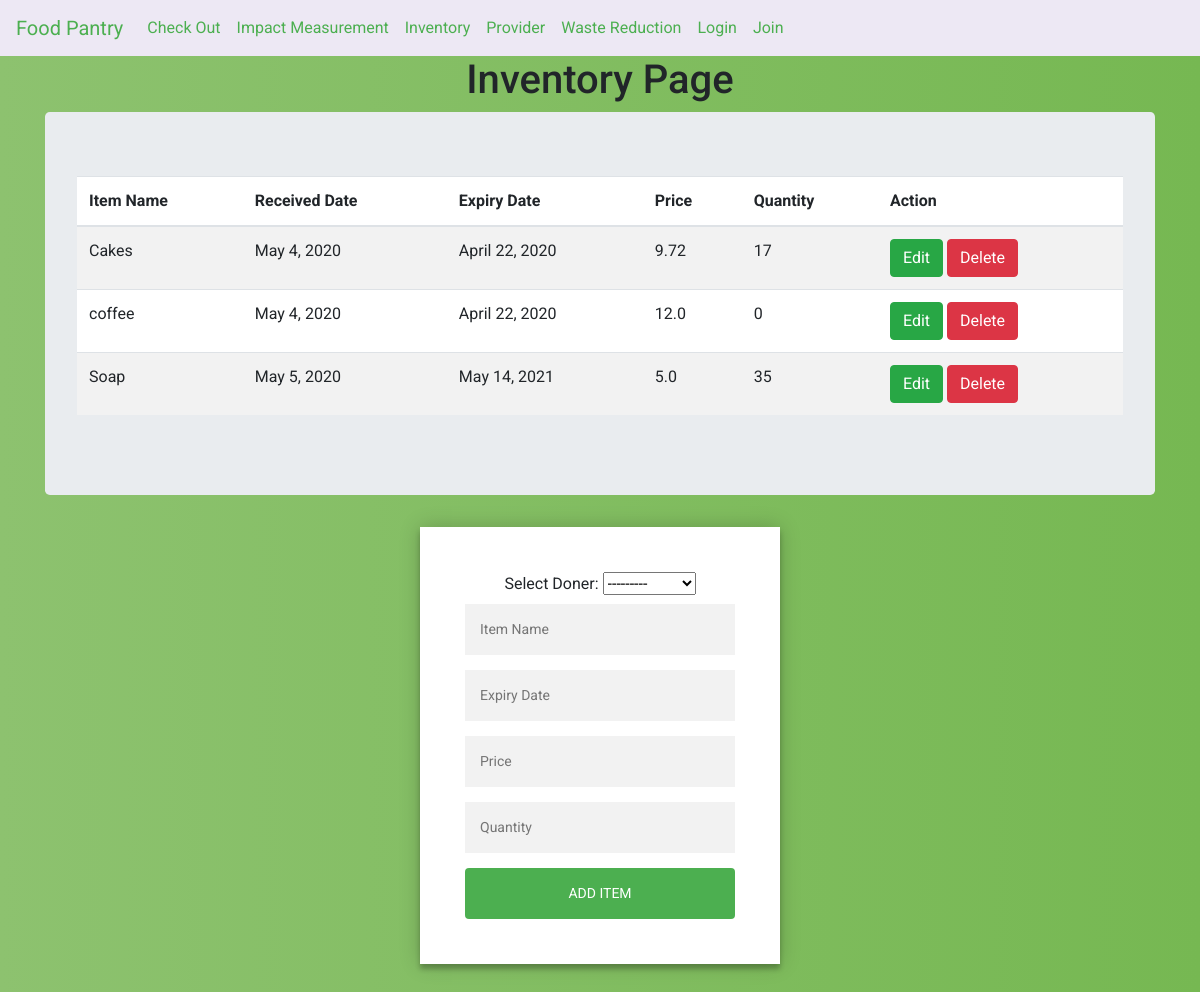
The app's page /inventory/, older data.
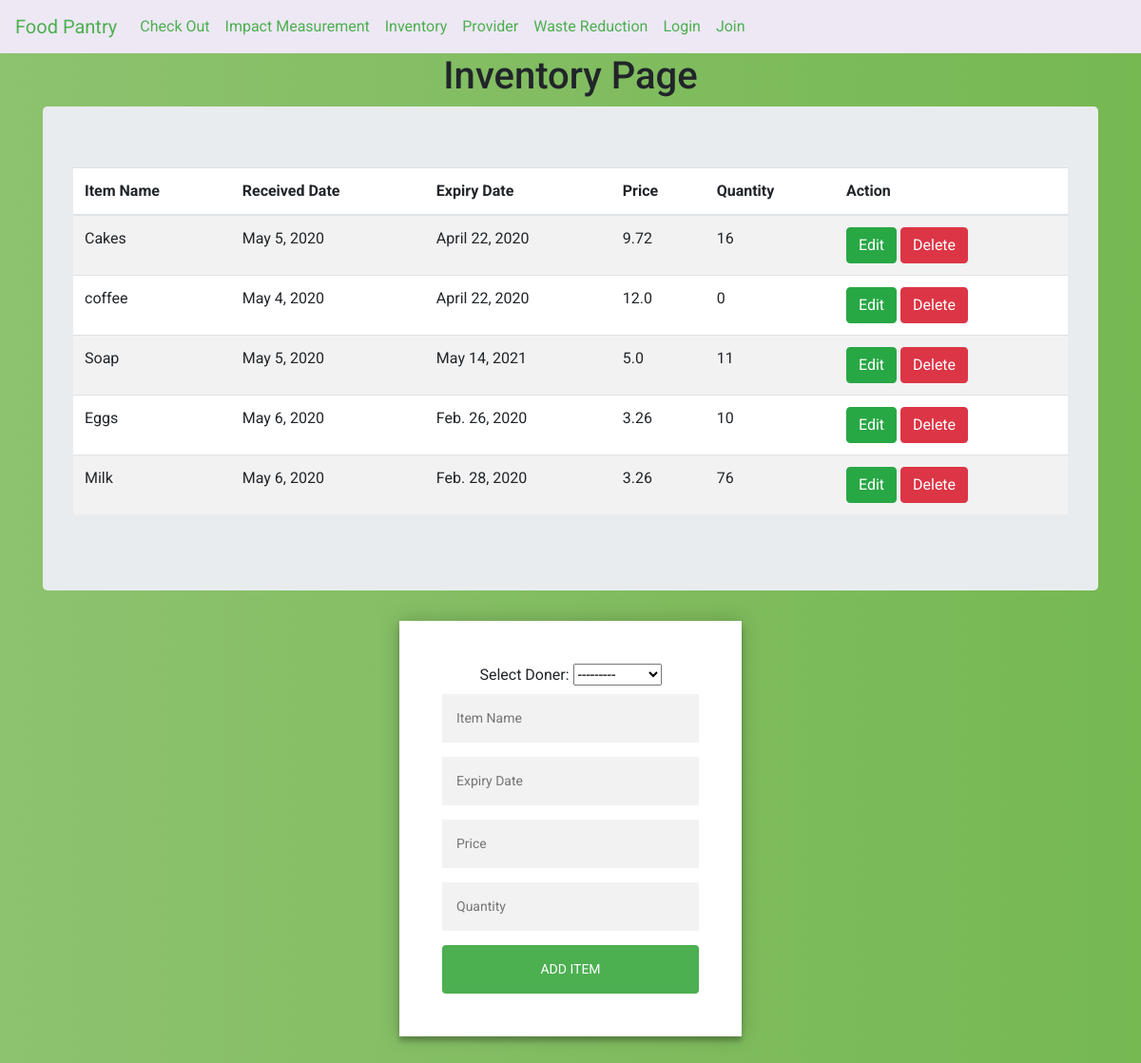
The same page, newer data.
### inventory/models.py (models this page shows, shortened)
class inventory(models.Model):
     donor = models.ForeignKey(provider, on_delete=models.CASCADE,related_name='donor')
     name = models.CharField(max_length=100)
     registration_D = models.DateField(auto_now=True)
     expiry_D = models.DateField()
     price = models.FloatField()
     quantity =  models.PositiveIntegerField()

### inventory/views.py (the view)
# urls.py: path('inventory/', inventory_views.inventory_view, name='inventory_view'),
def inventory_view(request):
	item = inventory.objects.all()
	item_data = inventory_form()
	if (request.method=="POST"):
			item_data = inventory_form(request.POST)
	if item_data.is_valid():
			item_data.save()
	context = {'item':item,'item_data':item_data}
	return render(request, 'inventory/inventory.html',context)

### inventory/forms.py
class inventory_form(forms.ModelForm):
    name = forms.CharField(widget=forms.TextInput(attrs={'placeholder': 'Item Name '}))
    expiry_D = forms.CharField(widget=forms.TextInput(attrs={'placeholder': 'Expiry Date '}))
    price = forms.CharField(widget=forms.TextInput(attrs={'placeholder': 'Price'}))
    quantity  = forms.CharField(widget=forms.TextInput(attrs={'placeholder': 'Quantity '}))
    class Meta():
	     model = inventory
	     fields = '__all__'

### provider/models.py (called while the page is built)
    def __str__(self):
          return self.donor_name

### templates/inventory/inventory.html (shortened to what this page needs)
<!DOCTYPE html>
<html>
<head>
	{% include "dashboard/shared_links.html" %}
</head>
<body>
	{% include "dashboard/navigation_bar.html" %}
<h1>Inventory Page</h1>
{% load static %}
<div class="container">
	<div class="jumbotron">
<table bgcolor="white" class="table table-striped">
  <thead>
    <tr>
      <th scope="col">Item Name</th>
      <th scope="col">Received Date</th>
      <th scope="col">Expiry Date</th>
      <th scope="col">Price</th>
	  <th scope="col">Quantity</th>
	  <th scope="col">Action</th>
    </tr>
  </thead>
  <tbody>
{% for each in item %}
    <tr>
    				<td>{{each.name}}</td>
					<td>{{each.registration_D}}</td>
					<td>{{each.expiry_D}}</td>
					<td>{{each.price}}</td>
					<td>{{each.quantity}}</td>
					    				<td>                        <a class="btn btn-success" href="{% url 'update' each.id %}">Edit</a>
					<a class="btn btn-danger" href="#" onclick="confirmDeleteModal({{each.id}})">Delete</a>
    				</td>
    	</tr>
		 		{% endfor %}
  </tbody>
</table>
	</div>
</div>
<div class="form">
	<form method="POST" action="/inventory/">
		<label>Select Doner:</label>
	{{item_data.donor}}
    {{item_data.name}}
    {{item_data.expiry_D}}
	{{item_data.price}}
    {{item_data.quantity}}
		<button type="submit" class="btn btn-info">Add Item</button>
	</form>
</div>
</body>
</html>

### templates/dashboard/shared_links.html (shortened to what this page needs)
<link rel="stylesheet" href="https://stackpath.bootstrapcdn.com/bootstrap/4.4.1/css/bootstrap.min.css">
<link rel="stylesheet" href="https://cdn.jsdelivr.net/chartist.js/latest/chartist.min.css">
{% load static %}
<link rel="stylesheet" href="{%static 'CSS/common.css' %}" />

### templates/dashboard/navigation_bar.html (shortened to what this page needs)
{% load static %}
<link rel="stylesheet" type="text/css" href="{%static 'CSS/nav.css' %}">
{% include "dashboard/shared_links.html" %}
    <nav class="navbar navbar-expand-sm navbar-custom">
  <a class="navbar-brand" href="/dashboard/">Food Pantry</a>
  <div class="collapse navbar-collapse" id="navbarNavAltMarkup">
    <div class="navbar-nav">
      <a class="nav-item nav-link" href="/checkout/">Check Out</a>
      <a class="nav-item nav-link" href="/impact/">Impact Measurement</a>
      <a class="nav-item nav-link" href="/inventory/">Inventory</a>
      <a class="nav-item nav-link" href="/provider/">Provider</a>
      <a class="nav-item nav-link" href="/waste/">Waste Reduction</a>
                {% if user.is_authenticated %}
          <a class="nav-link" href="{% url 'logout' %}">Logout</a>
        {% else %}
          <a class="nav-link" href="{% url 'user_login' %}">Login</a>
        {% endif %}
         {% if user.is_authenticated %}
        {% else %}
      <a class="nav-link" href="{% url 'join' %}">Join</a>
        {% endif %}
    </div>
  </div>
</nav>

### static/CSS/common.css (style rules this page uses)
.form { position: relative; z-index: 1; background: #FFFFFF; max-width: 360px; margin: 0 auto 100px; padding: 45px; text-align: center; box-shadow: 0 0 20px 0 rgba(0, 0, 0, 0.2), 0 5px 5px 0 rgba(0, 0, 0, 0.24); }
.form input { font-family: "Roboto", sans-serif; outline: 0; background: #f2f2f2; width: 100%; border: 0; margin: 0 0 15px; padding: 15px; box-sizing: border-box; font-size: 14px; }
.form button { font-family: "Roboto", sans-serif; text-transform: uppercase; outline: 0; background: #4CAF50; width: 100%; border: 0; padding: 15px; color: #FFFFFF; font-size: 14px; -webkit-transition: all 0.3 ease; transition: all 0.3 ease; cursor: pointer; }
h1 { text-align: center; }
body { background: white; background: -webkit-linear-gradient(right, #76b852, #8DC26F); background: -moz-linear-gradient(right, #76b852, #8DC26F); background: -o-linear-gradient(right, #76b852, #8DC26F); background: linear-gradient(to left, #76b852, #8DC26F); font-family: "Roboto", sans-serif; -webkit-font-smoothing: antialiased; -moz-osx-font-smoothing: grayscale; }

### static/CSS/nav.css (style rules this page uses)
.navbar-custom { background-color: #EDE8F4; }
.navbar-custom .navbar-brand, .navbar-custom .navbar-text { color: #4CAF50; }
.navbar-custom .navbar-nav .nav-link { color: #4CAF50; }

Row changes from the older to the newer data that the page shows:
changed inventory "Cakes": registration_D "May 4, 2020" → "May 5, 2020"; quantity "17" → "16"
changed inventory "Soap": quantity "35" → "11"
added inventory: name "Eggs", registration_D "May 6, 2020", expiry_D "Feb. 26, 2020", price "3.26", quantity "10"
added inventory: name "Milk", registration_D "May 6, 2020", expiry_D "Feb. 28, 2020", price "3.26", quantity "76"
